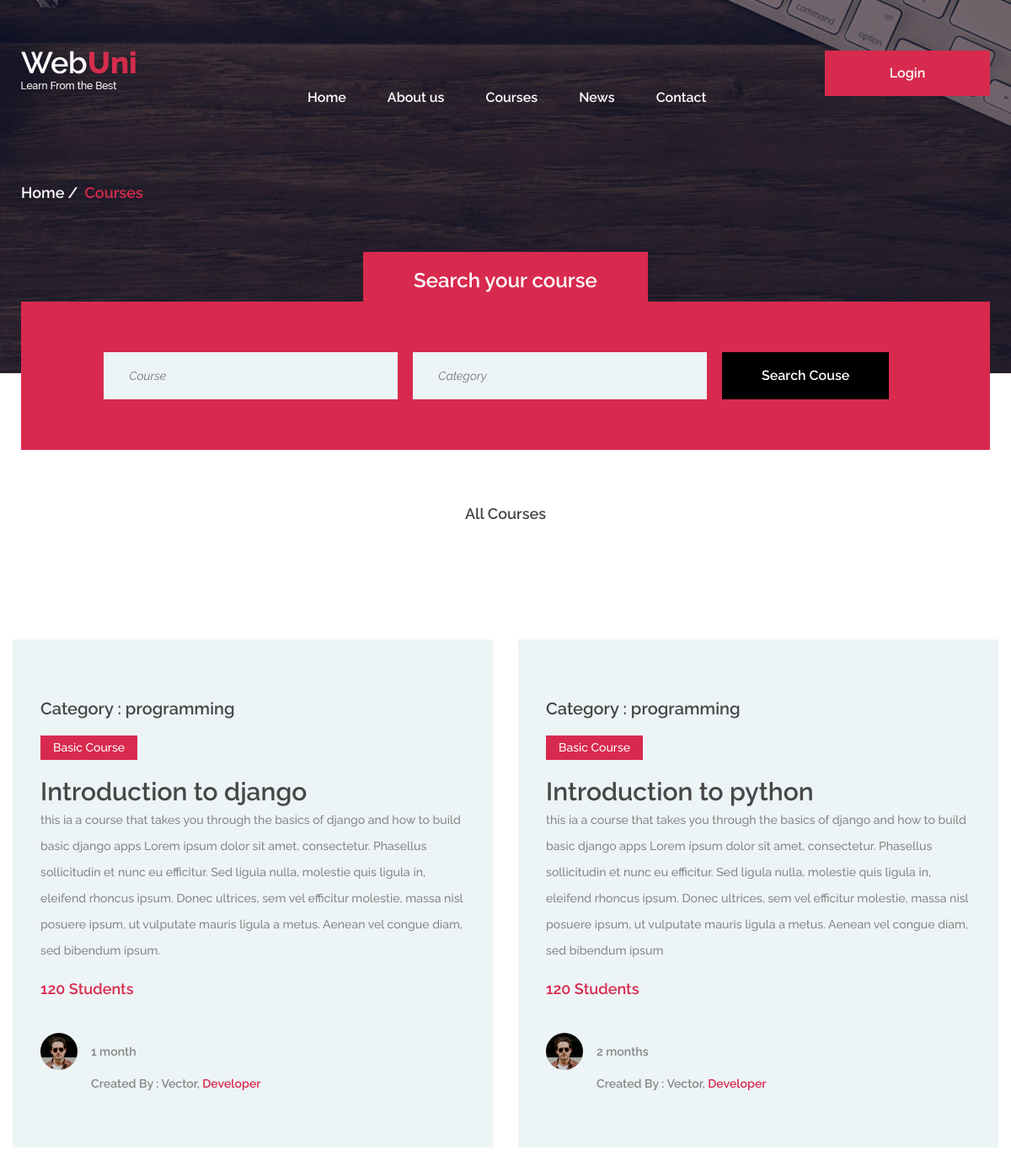
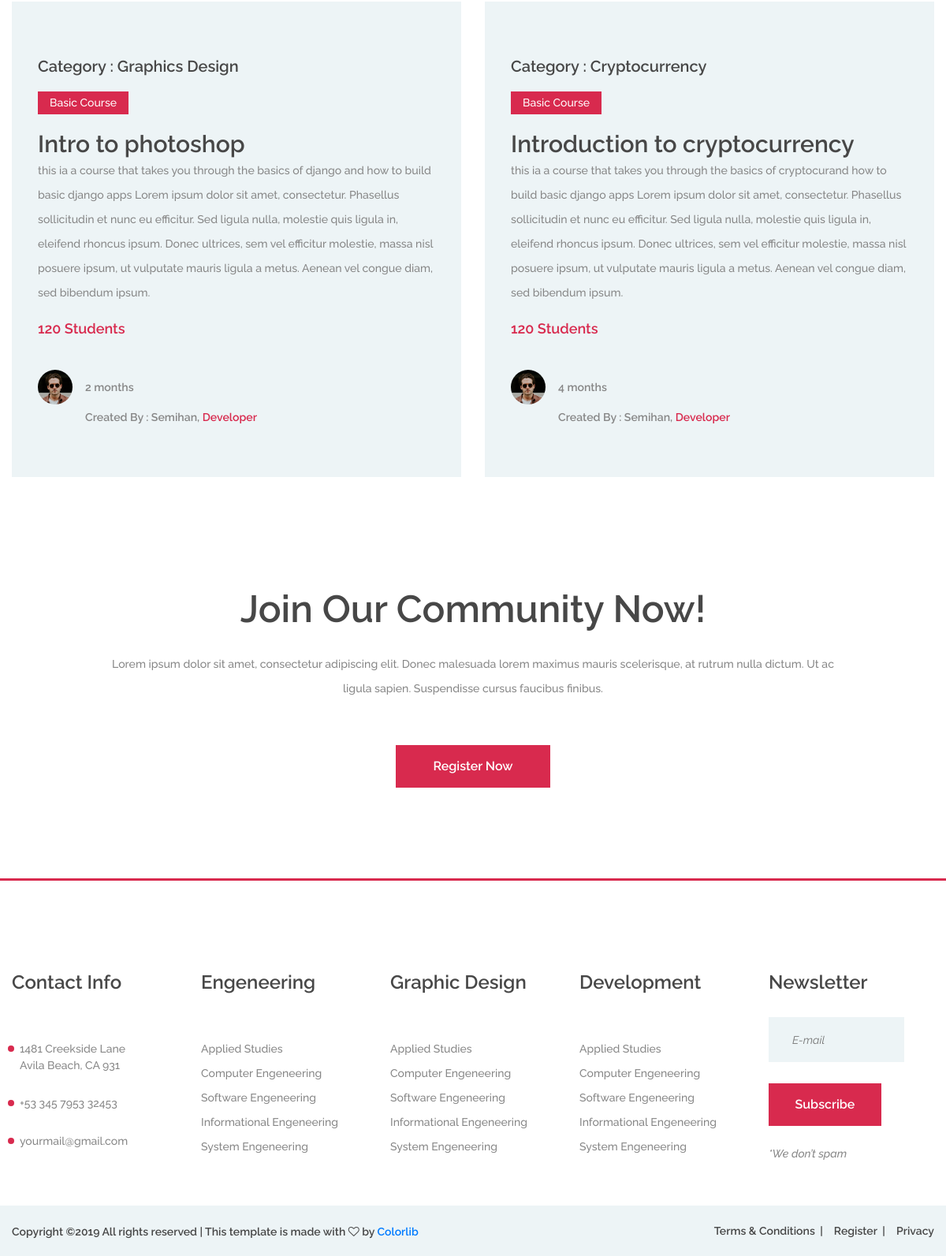
Page /courses/ on the committed database (2 pictures, top to bottom).
### courses/models.py (models this page shows, shortened)
class Course(models.Model):
    creator = models.ForeignKey(User,on_delete = models.CASCADE)
    slug = models.SlugField()
    title = models.CharField(max_length=30)
    category = models.ForeignKey(Category,on_delete=models.CASCADE)
    description = models.TextField(max_length=400)
    created_time = models.DateTimeField(auto_now=True)
    duration = models.CharField(max_length=10,help_text = 'please use the following formats : 1 Week or 1 Month')
    starting_date = models.DateField(null=True)
    ending_date = models.DateField(null=True)
    allowed_memberships = models.ManyToManyField(Membership,related_name='membershipsallowed')

class Category(models.Model):
    category = models.CharField(max_length=150)
    def __str__(self):
        return '{}'.format(self.category)

### courses/views.py (the view)
# urls.py: path('courses/', CourseListView.as_view(), name='course_list'),
class CourseListView(ListView):
    context_object_name = 'courses'
    template_name = 'courses/course_list.html'
    model = Course

### courses/templates/courses/course_list.html
{% extends 'base.html' %}
{% load staticfiles %}
{% block content %}
<div class="page-info-section set-bg" data-setbg="{% static 'webuni/img/page-bg/1.jpg' %}">
  <div class="container">
    <div class="site-breadcrumb">
      <a href="#">Home</a>
      <span>Courses</span>
    </div>
  </div>
</div>
<section class="search-section ss-other-page">
  <div class="container">
    <div class="search-warp">
      <div class="section-title text-white">
        <h2><span>Search your course</span></h2>
      </div>
      <div class="row">
        <div class="col-lg-10 offset-lg-1">
          <form class="course-search-form">
            <input type="text" placeholder="Course">
            <input type="text" class="last-m" placeholder="Category">
            <button class="site-btn btn-dark">Search Couse</button>
          </form>
        </div>
      </div>
    </div>
  </div>
</section>
<div class="course-warp">
  <ul class="course-filter controls">
    <li class="control active" data-filter="all">All Courses</li>
  </ul>
<div class="featured-courses">
      <div class="featured-course course-item">
        <div class="row">
          {% for course in courses%}
          <div class="col-lg-6 pb-4">
            <div class="course-info">
              <div class="course-text">
                <h5>Category : {{course.category}}</h5>
                <div class="fet-note">Basic Course</div>
                <a href="{% url 'courses:course_detail' course.slug %}"><h3 class="">{{course.title|capfirst}}</h3></a>
                <p>{{course.description}}</p>
                <div class="students">120 Students</div>
              </div>
              <div class="course-author">
                <div class="ca-pic set-bg" data-setbg="{% static 'webuni/img/authors/2.jpg' %}"></div>
                <p>{{course.duration|capfirst}}</p>
                <p>Created By : {{course.creator|capfirst}}, <span>Developer</span> </p>
              </div>
            </div>
          </div>
          {% endfor %}
        </div>
      </div>
    </div>
  </div>
{% endblock %}

### static/webuni/css/style.css (style rules this page uses)
html, body { height: 100%; font-family: 'Raleway', sans-serif; -webkit-font-smoothing: antialiased; font-smoothing: antialiased; }
h1, h2, h3, h4, h5, h6 { margin: 0; font-weight: 600; color: #474747; }
h2 { font-size: 36px; }
h3 { font-size: 30px; }
h5 { font-size: 20px; }
p { font-size: 14.1px; color: #878787; line-height: 2.2; font-weight: 500; }
::placeholder { font-style: italic; }
ul, ol { padding: 0; margin: 0; }
.section-title { text-align: center; padding: 0 110px; margin-bottom: 110px; }
.section-title h2 { font-size: 48px; font-weight: 600; margin-bottom: 25px; }
.set-bg { background-repeat: no-repeat; background-size: cover; background-position: top center; }
.text-white h1, .text-white h2, .text-white h3, .text-white h4, .text-white h5, .text-white h6, .text-white p, .text-white span, .text-white li, .text-white a { color: #fff; }
.site-btn { display: inline-block; min-width: 196px; text-align: center; border: none; padding: 15px 10px; font-weight: 600; font-size: 16px; position: relative; color: #fff; cursor: pointer; background: #d82a4e; }
.site-btn.btn-dark { background: #000; }
.search-warp { background: #d82a4e; padding-top: 60px; padding-bottom: 50px; }
.search-warp .section-title { margin-bottom: 30px; }
.course-search-form { background: #fff; padding: 44px 38px; }
.course-search-form input[type=text], .course-search-form input[type=email] { height: 56px; width: 36.6%; padding: 0 30px; margin-right: 18px; float: left; border: none; font-size: 14px; background: #edf4f6; }
.course-search-form .site-btn { min-width: 198px; padding: 16px 10px; }
.search-section.ss-other-page { margin-top: -85px; }
.search-section.ss-other-page .search-warp { position: relative; padding: 60px 0; }
.search-section.ss-other-page .section-title { margin-bottom: 0; }
.search-section.ss-other-page .section-title h2 { position: absolute; width: 100%; left: 0; bottom: 100%; font-size: 24px; margin-bottom: 0; text-align: center; }
.search-section.ss-other-page .section-title h2 span { display: inline-block; background: #d82a4e; padding: 20px 60px 10px; }
.search-section.ss-other-page .course-search-form { background-color: transparent; padding: 0; }
.course-warp { max-width: 1559px; padding: 0 15px; margin: 0 auto -30px; }
.course-item { margin-bottom: 30px; }
.course-item .course-info { background: #edf4f6; }
.course-item .course-info .course-text { padding: 45px 33px 25px; }
.course-item .course-info .course-text h5 { margin-bottom: 5px; }
.course-item .course-info .course-text .students { font-size: 18px; font-weight: 600; color: #d82a4e; }
.course-item .course-info .course-author { border-top: 1px solid #d4dee1; padding: 14px 33px; overflow: hidden; }
.course-item .course-info .course-author .ca-pic { width: 44px; height: 44px; border-radius: 50%; float: left; }
.course-item .course-info .course-author p { padding-left: 60px; margin-bottom: 0; padding-top: 7px; font-weight: 600; }
.course-item .course-info .course-author p span { color: #d82a4e; }
.course-item.featured-course { position: relative; margin-bottom: 97px; }
.course-item.featured-course:last-child { margin-bottom: 30px; }
.course-item.featured-course .fet-note { display: inline-block; background: #d82a4e; color: #fff; font-size: 14px; font-weight: 500; padding: 4px 15px; margin-bottom: 20px; }
.course-item.featured-course .course-info .course-text { padding: 70px 33px 25px; }
.course-item.featured-course .course-info .course-text h5 { margin-bottom: 20px; }
.course-item.featured-course .course-info .course-author { border-top: none; padding: 14px 33px 60px; }
.course-filter { list-style: none; text-align: center; padding-top: 50px; margin-bottom: 60px; }
.course-filter li { display: inline-block; font-size: 18px; font-weight: 600; color: #474747; padding: 12px 10px 5px; margin: 0 10px; border-bottom: 4px solid transparent; cursor: pointer; -webkit-transition: all 0.3s; -o-transition: all 0.3s; transition: all 0.3s; }
.featured-courses { padding-top: 67px; }
.page-info-section { height: 443px; }
.site-breadcrumb { padding-top: 215px; }
.site-breadcrumb a, .site-breadcrumb span { display: inline-block; margin-right: 10px; padding-right: 10px; font-weight: 600; font-size: 18px; }
.site-breadcrumb a { color: #fff; position: relative; }
.site-breadcrumb a:after { position: absolute; content: "/"; right: -6px; top: 0; color: #fff; }
.site-breadcrumb span { color: #d82a4e; }
@media (min-width: 1200px) { .container { max-width: 1180px; } }

### rows in the picture
Course: category "programming", title "Introduction to django", description "this ia a course that takes you through the basics of django and how to build basic django apps Lorem ipsum dolor sit amet, consectetur. Phasellus sollicitudin et nunc eu efficitur. Sed ligula nulla, molestie quis ligula in, eleifend rhoncus ipsum. Donec ultrices, sem vel efficitur molestie, massa nisl posuere ipsum, ut vulputate mauris ligula a metus. Aenean vel congue diam, sed bibendum ipsum.", duration "1 month", creator "Vector"
Course: category "programming", title "Introduction to python", description "this ia a course that takes you through the basics of django and how to build basic django apps Lorem ipsum dolor sit amet, consectetur. Phasellus sollicitudin et nunc eu efficitur. Sed ligula nulla, molestie quis ligula in, eleifend rhoncus ipsum. Donec ultrices, sem vel efficitur molestie, massa nisl posuere ipsum, ut vulputate mauris ligula a metus. Aenean vel congue diam, sed bibendum ipsum", duration "2 months", creator "Vector"
Course: category "Graphics Design", title "Intro to photoshop", description "this ia a course that takes you through the basics of django and how to build basic django apps Lorem ipsum dolor sit amet, consectetur. Phasellus sollicitudin et nunc eu efficitur. Sed ligula nulla, molestie quis ligula in, eleifend rhoncus ipsum. Donec ultrices, sem vel efficitur molestie, massa nisl posuere ipsum, ut vulputate mauris ligula a metus. Aenean vel congue diam, sed bibendum ipsum.", duration "2 months", creator "Semihan"
Course: category "Cryptocurrency", title "Introduction to cryptocurrency", description "this ia a course that takes you through the basics of cryptocurand how to build basic django apps Lorem ipsum dolor sit amet, consectetur. Phasellus sollicitudin et nunc eu efficitur. Sed ligula nulla, molestie quis ligula in, eleifend rhoncus ipsum. Donec ultrices, sem vel efficitur molestie, massa nisl posuere ipsum, ut vulputate mauris ligula a metus. Aenean vel congue diam, sed bibendum ipsum.", duration "4 months", creator "Semihan"
